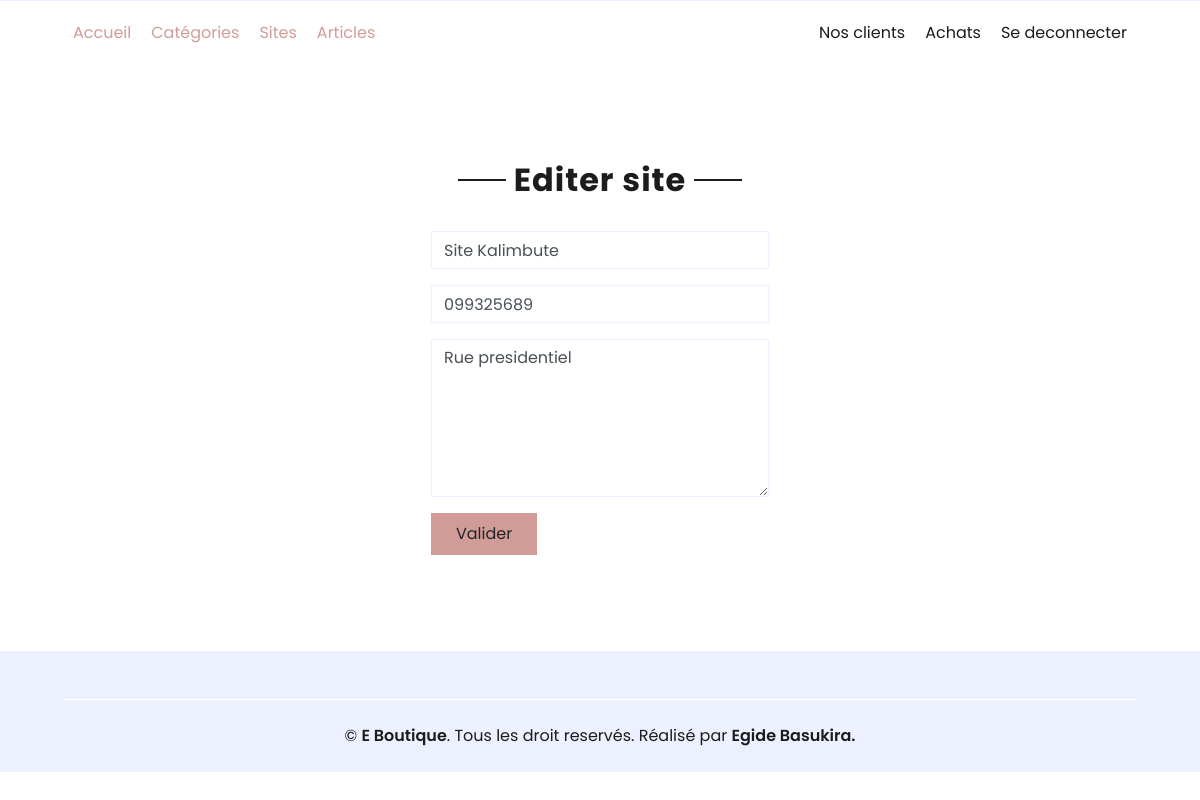
Screenshot of /siteEdit.php?id=1 with the database file from the repository.
### tables this page shows
CREATE TABLE `site` (
  `id` int(11) NOT NULL,
  `nom` text NOT NULL,
  `adresse` text NOT NULL,
  `numTel` varchar(15) NOT NULL
);

### actions/selectSite.php (called while the page is built)
<?php
$sites=$db->query("SELECT * FROM `site` WHERE id=$id");
$site = $sites->fetch();
?>

### siteEdit.php (the view, shortened to what this page needs)
<?php
require_once "includes/config.php";
$id = $_GET['id'];
include('actions/selectSite.php');
?>
<!DOCTYPE html>
<html lang="en">
<head>
    <link href="https://cdnjs.cloudflare.com/ajax/libs/font-awesome/5.10.0/css/all.min.css" rel="stylesheet">
    <link href="lib/owlcarousel/assets/owl.carousel.min.css" rel="stylesheet">
    <link href="css/style.css" rel="stylesheet">
</head>
<body>
    <?php
     include 'includes/navbarA.php';
    ?>
    <div class="container-fluid pt-5">
        <div class="text-center mb-4">
            <h2 class="section-title px-5"><span class="px-2">Editer site</span></h2>
        </div>
        <div class="row px-xl-5">
        <div class="col-md-4"></div>
        <div class="col-md-4 mb-5">
        <form method="post" >
                        <div class="control-group">
                            <input value="<?=$site[1]?>" name="site" type="text" class="form-control" id="name" placeholder="Site"
                                required="required" data-validation-required-message="Entrer le nom du site!" />
                        </div>
                        <div class="control-group">
                            <input value="<?=$site[3]?>" name="num" type="text" class="form-control" id="name" placeholder="Numéro de téléphone"
                                required="required" data-validation-required-message="Entrer le numéro de téléphone!" />
                        </div>
                        <div class="control-group">
                            <textarea class="form-control" rows="6" id="message" placeholder="Adresse"
                                required="required" name="adresse"
                                data-validation-required-message="Entrer l'adresse!"><?=$site[2]?></textarea>
                        </div>
                        <div>
                            <button name="submit" class="btn btn-primary py-2 px-4" type="submit" id="sendMessageButton">
                                Valider
                            </button>
                        </div>
                    </form>
        </div>
        <div class="col-md-4"></div>
        </div>
    </div>
    <?php
    include 'includes/footerA.php';
    ?>
</body>
</html>

### rows the page displays
site: site "Site Kalimbute", num "099325689", adresse "Rue presidentiel"
